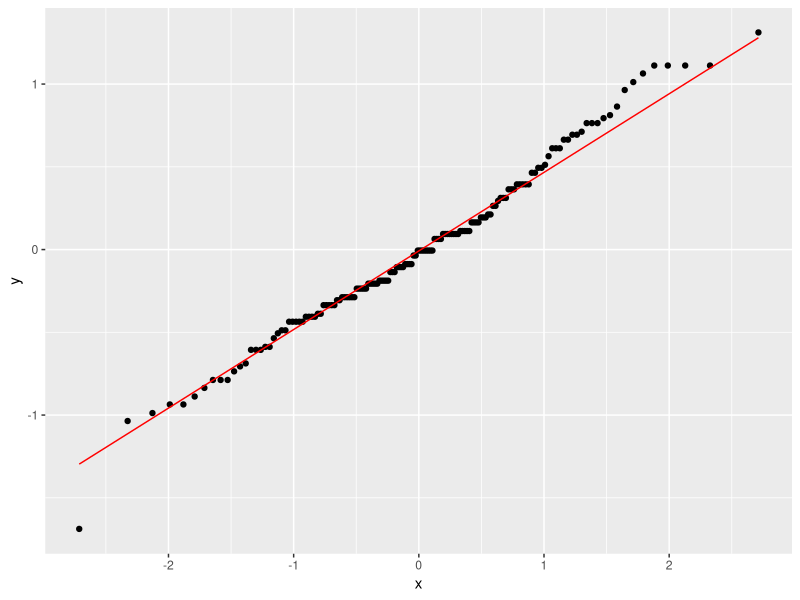
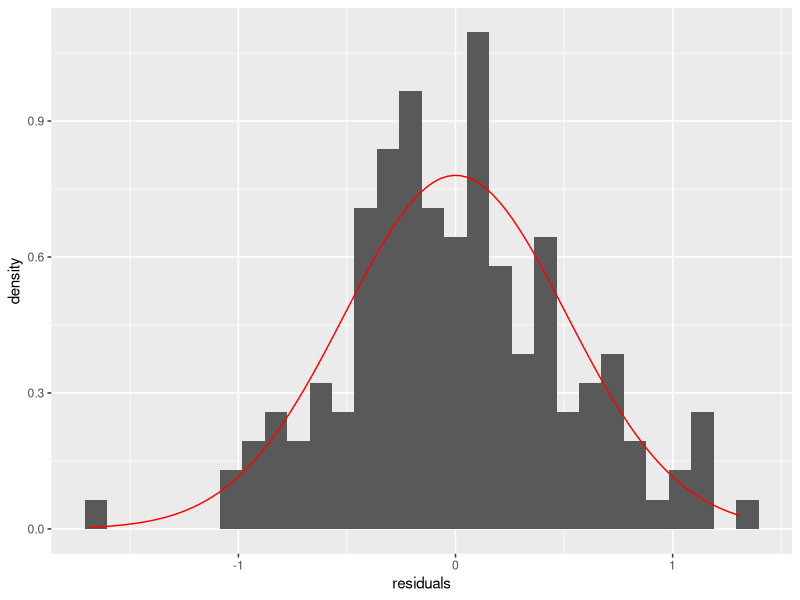
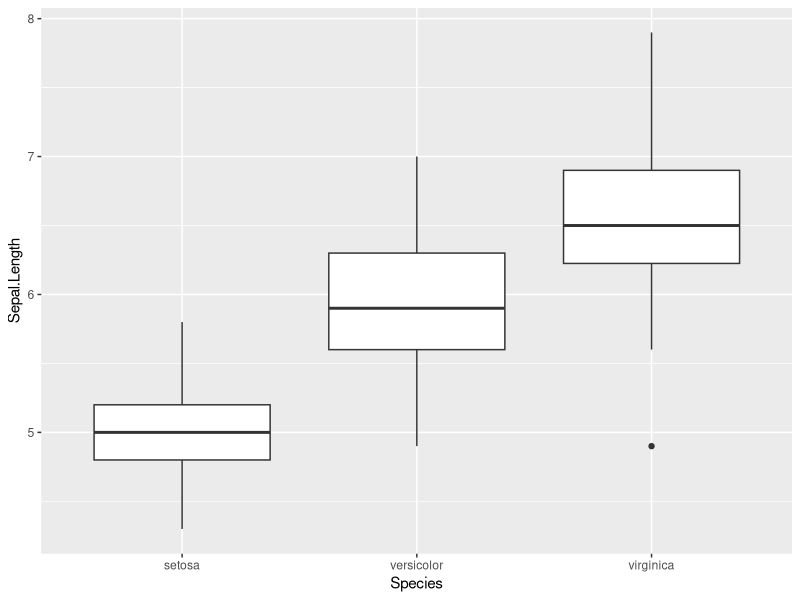

Source code (R) for these figures, in order:
## ---- chunk 1

library(broom)
library(car)
library(dplyr)
library(ggplot2)

my.anova <- aov(data = iris, Sepal.Length ~ Species)

#my.anova <- iris %>% 
#  lm(data = ., Sepal.Length ~ Species) %>% 
#  Anova(type = 3)


## ---- chunk 2

TukeyHSD(my.anova)

## ---- chunk 3

leveneTest(my.anova)

## ---- chunk 4

my.anova.residuals <- data.frame(residuals = residuals(object = my.anova))
## ---- chunk 5
ggplot(my.anova.residuals, aes(sample = residuals)) + stat_qq() + stat_qq_line(color = "red")
## ---- chunk 6

ggplot(my.anova.residuals, aes(x = residuals)) + geom_histogram(aes(y = ..density..)) + stat_function(

		fun = dnorm, color = "red",

		args = with(my.anova.residuals, c(mean = mean(residuals), sd = sd(residuals)))

	)

## ---- chunk 7

shapiro.test(my.anova.residuals$residuals)
## ---- chunk 8

ggplot(iris, aes(x = Species, y = Sepal.Length)) + geom_boxplot()
